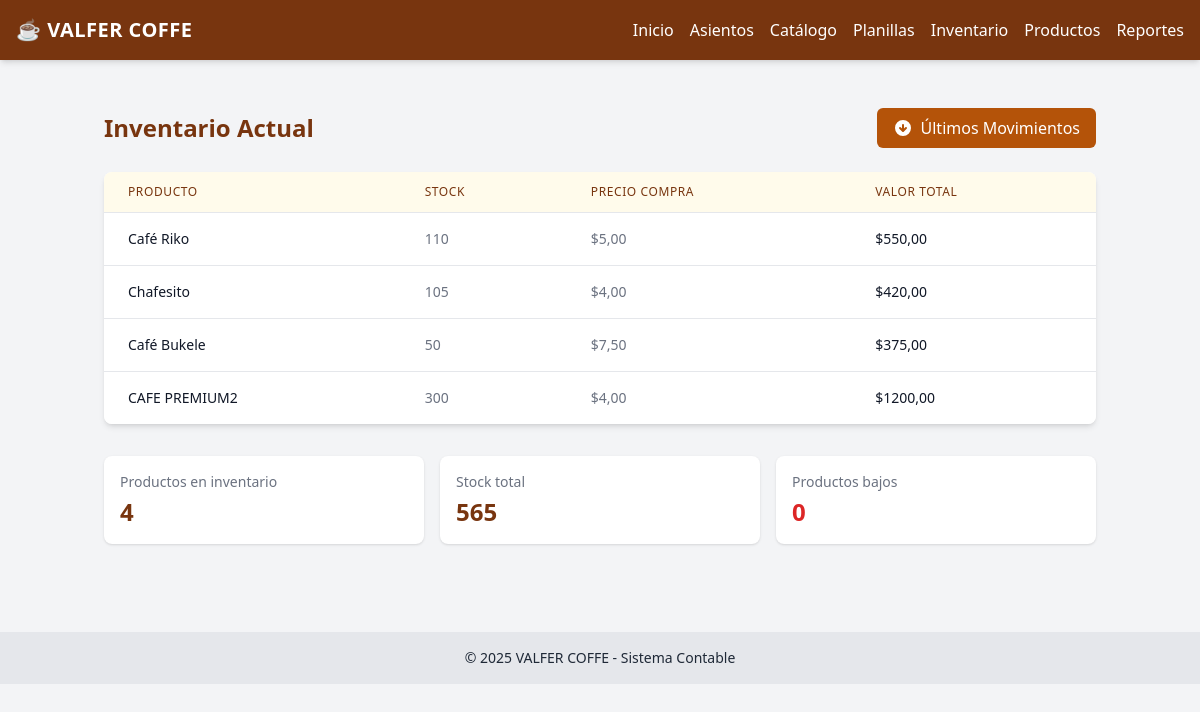
Page /inventario/ on the earlier database version.
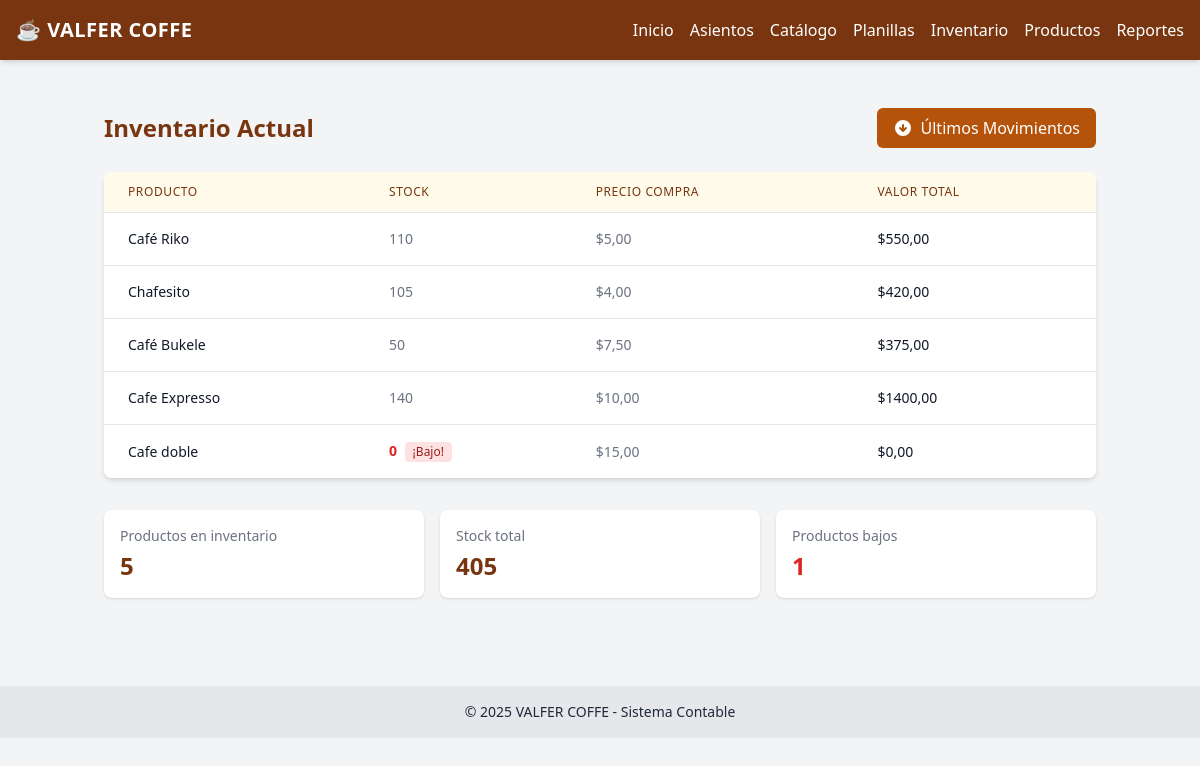
Same page on the later database version.
### contabilidad/models.py (models this page shows, shortened)
class Producto(models.Model):
    codigo = models.CharField(max_length=20, unique=True)
    nombre = models.CharField(max_length=100)
    precio_compra = models.DecimalField(max_digits=10, decimal_places=2)  # Costo unitario
    stock = models.IntegerField(default=0)
    cuenta_inventario = models.ForeignKey(CuentaContable, on_delete=models.PROTECT, related_name='productos_inventario')  # Ej: 1105.01
    cuenta_ingresos = models.ForeignKey(CuentaContable, on_delete=models.PROTECT, related_name='productos_ingresos')  # Ej: 5101.01
    cuenta_costo_venta = models.ForeignKey(CuentaContable, on_delete=models.PROTECT, related_name='productos_costo')  # Ej: 4101.01

### contabilidad/views.py (the view)
# urls.py: path('inventario/', views.lista_inventario, name='lista_inventario'),
def lista_inventario(request):
    productos = Producto.objects.all()
    movimientos = MovimientoInventario.objects.order_by('-fecha')[:10]  # Últimos 10 movimientos
    return render(request, 'inventario/lista_inventario.html', {
        'productos': productos,
        'movimientos': movimientos
    })

### contabilidad/templatetags/custom_filters.py (called while the page is built)
@register.filter(name='mul')
def mul(value, arg):
    try:
        return float(value) * float(arg)
    except (ValueError, TypeError):
        return 0.0

@register.filter(name='sum_stock')
def sum_stock(queryset):
    return sum(producto.stock for producto in queryset)

@register.filter(name='low_stock_count')
def low_stock_count(queryset, threshold=10):
    return sum(1 for producto in queryset if producto.stock < threshold)

### contabilidad/templates/inventario/lista_inventario.html (shortened to what this page needs)
{% extends 'contabilidad/base.html' %}
{% load custom_filters %}
{% block content %}
<div class="container mx-auto px-4 py-6">
    <div class="flex justify-between items-center mb-6">
        <h2 class="text-2xl font-bold text-amber-900">Inventario Actual</h2>
        <a href="{% url 'lista_movimientos' %}" class="bg-amber-700 hover:bg-amber-800 text-white px-4 py-2 rounded-md transition duration-300 flex items-center">
            <svg xmlns="http://www.w3.org/2000/svg" class="h-5 w-5 mr-2" viewBox="0 0 20 20" fill="currentColor">
                <path fill-rule="evenodd" d="M10 18a8 8 0 100-16 8 8 0 000 16zm1-11a1 1 0 10-2 0v3.586L7.707 9.293a1 1 0 00-1.414 1.414l3 3a1 1 0 001.414 0l3-3a1 1 0 00-1.414-1.414L11 10.586V7z" clip-rule="evenodd" />
            </svg>
            Últimos Movimientos
        </a>
    </div>
    <div class="bg-white shadow-md rounded-lg overflow-hidden">
        <table class="min-w-full divide-y divide-gray-200">
            <thead class="bg-amber-50">
                <tr>
                    <th class="px-6 py-3 text-left text-xs font-medium text-amber-900 uppercase tracking-wider">Producto</th>
                    <th class="px-6 py-3 text-left text-xs font-medium text-amber-900 uppercase tracking-wider">Stock</th>
                    <th class="px-6 py-3 text-left text-xs font-medium text-amber-900 uppercase tracking-wider">Precio Compra</th>
                    <th class="px-6 py-3 text-left text-xs font-medium text-amber-900 uppercase tracking-wider">Valor Total</th>
                </tr>
            </thead>
            <tbody class="bg-white divide-y divide-gray-200">
                {% for producto in productos %}
                <tr class="hover:bg-gray-50 transition duration-150">
                    <td class="px-6 py-4 whitespace-nowrap text-sm font-medium text-gray-900">{{ producto.nombre }}</td>
                    <td class="px-6 py-4 whitespace-nowrap text-sm {% if producto.stock < 10 %}text-red-600 font-bold{% else %}text-gray-500{% endif %}">
                        {{ producto.stock }}
                        {% if producto.stock < 10 %}
                            <span class="ml-1 inline-flex items-center px-2 py-0.5 rounded text-xs font-medium bg-red-100 text-red-800">¡Bajo!</span>
                        {% endif %}
                    </td>
                    <td class="px-6 py-4 whitespace-nowrap text-sm text-gray-500">${{ producto.precio_compra|floatformat:2 }}</td>
                    <td class="px-6 py-4 whitespace-nowrap text-sm font-medium text-gray-900">
                        ${{ producto.precio_compra|mul:producto.stock|floatformat:2 }}
                    </td>
                </tr>
                {% empty %}
                <tr>
                    <td colspan="4" class="px-6 py-4 text-center text-sm text-gray-500">No hay productos registrados</td>
                </tr>
                {% endfor %}
            </tbody>
        </table>
    </div>
    <div class="mt-8 grid grid-cols-1 md:grid-cols-3 gap-4">
        <div class="bg-white p-4 rounded-lg shadow">
            <h3 class="text-sm font-medium text-gray-500">Productos en inventario</h3>
            <p class="mt-1 text-2xl font-semibold text-amber-900">{{ productos.count }}</p>
        </div>
        <div class="bg-white p-4 rounded-lg shadow">
            <h3 class="text-sm font-medium text-gray-500">Stock total</h3>
            <p class="mt-1 text-2xl font-semibold text-amber-900">
                {% with total=productos|sum_stock %}{{ total }}{% endwith %}
            </p>
        </div>
        <div class="bg-white p-4 rounded-lg shadow">
            <h3 class="text-sm font-medium text-gray-500">Productos bajos</h3>
            <p class="mt-1 text-2xl font-semibold text-red-600">
                {% with bajos=productos|low_stock_count %}{{ bajos }}{% endwith %}
            </p>
        </div>
    </div>
</div>
{% endblock %}

Differences in the rows shown:
changed Producto: nombre "CAFE PREMIUM2" → "Cafe Expresso"; stock "300" → "140"; precio_compra "4,00" → "10,00"; precio_compra|mul "1200,00" → "1400,00"
added Producto: nombre "Cafe doble", stock "0", shows "¡Bajo!", precio_compra "15,00", precio_compra|mul "0,00"
Other differences:
{{ productos.count }}: "4" → "5"
{{ total }}: "565" → "405"
{{ bajos }}: "0" → "1"
